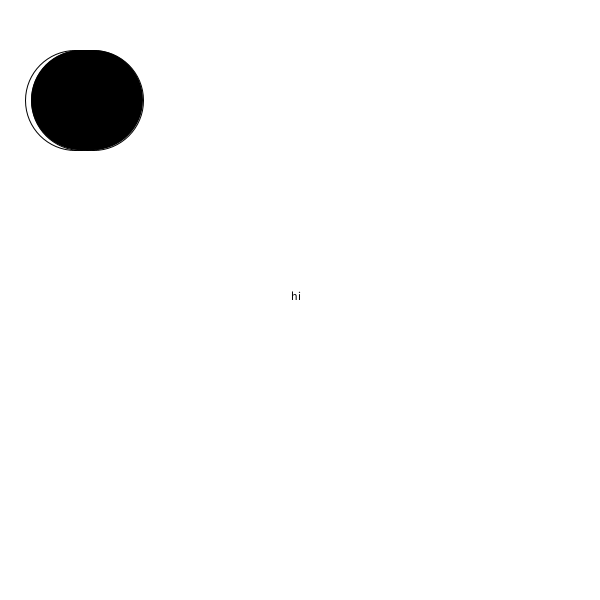
Frame 1 (no input)
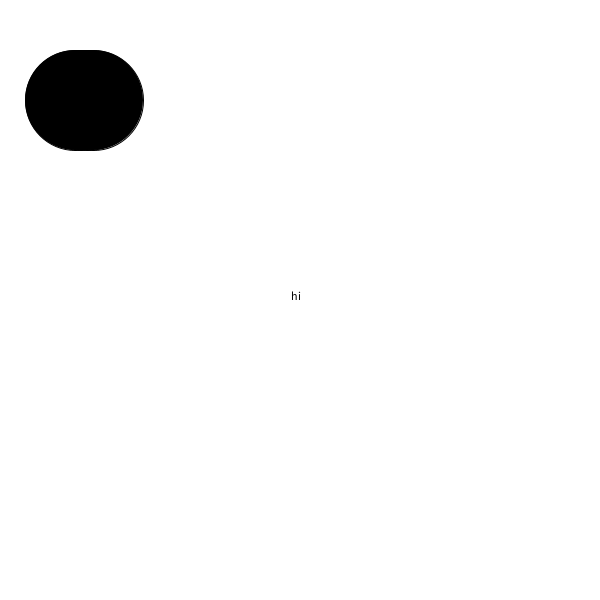
Frame 60 (the mouse pressed at the canvas centre just before this capture)
Frame 120 (the mouse held since frame 60 and released just before this capture): identical to frame 60, image omitted

The Processing sketch that drew these frames (run headless with seeded random() and noise(); from frame 60 on, the mouse is pressed at the canvas centre):

// Processing sketch: Week_1_Q1
// ── Week_1_Q1.pde
String myStrings[]={"hi", "hello", "hey", "how's it going"};
float xPos[]=new float[4];

int size=100;

void setup() {
  size(600,600);

  float spacing = width/size;

  for (int i =0; i<4; i++) {
    xPos[i] = i* spacing + size*.75;
  }
}

void draw() {
  background(255);
  int index=0;

  for (int i=0; i<4; i++) {
    ellipse(xPos[i], 100, size, size);

    if (dist(mouseX, mouseY, xPos[i], 100)<=size&&mousePressed) {
      index=i;
      println(i);
      fill(255);
    } else {
      fill(0);
    }
  }
  fill(0);
  text(myStrings[index], width/2-textWidth(myStrings[index]), height/2);
}
